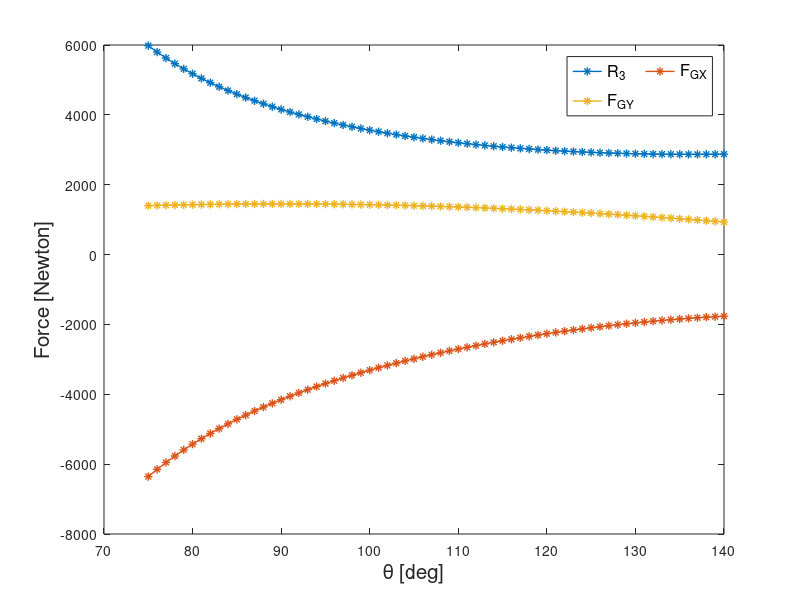
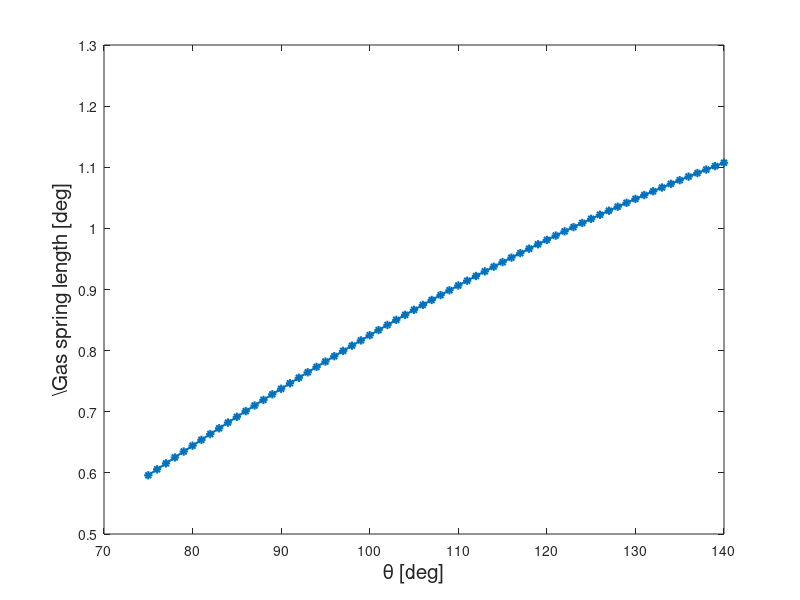
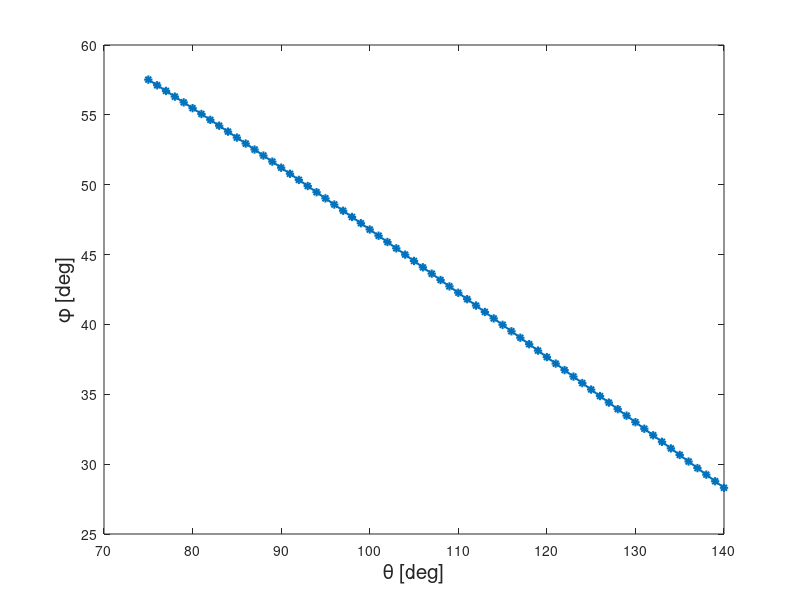
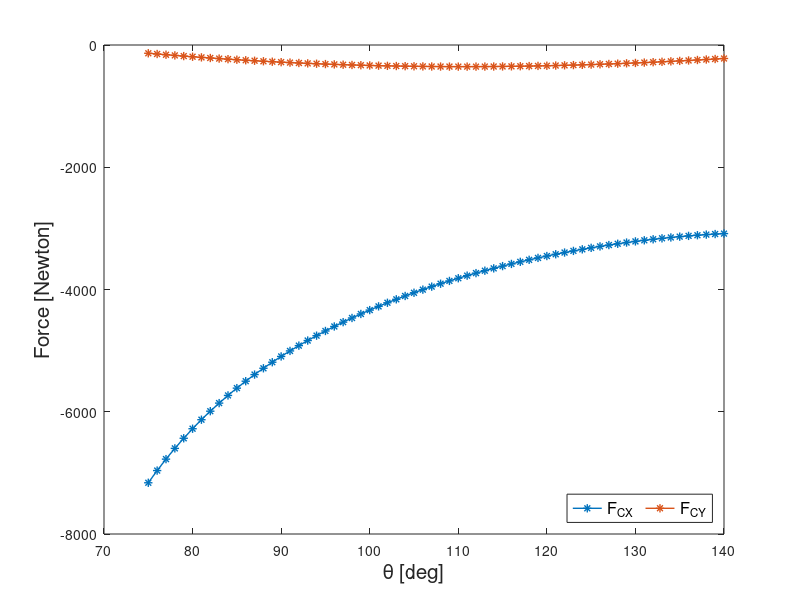

Write MATLAB code to recreate these figures, in order. (Note: this script raises an error after producing the figures.)
clc
clear all
close all
%% Reaction force calculations
Link_length = 0.880;
mg = 250;
Mg = mg+1200;
Seat_offset = 0.30093;
Spring_mount_distance = 0.665;
Spring_orig_distance = 0.60978;
Spring_force = 1500;
Link_distance = 0.15207;
theta = 90+[-15:1:50];
subtend_angle = atand(110/105);
% Moment conservation about G
% Sum(M) => Link_distance x R (downward)*sine(theta-46.33) + Seat_offset x Mg
for i=1:length(theta)
    Reaction_H(i) = Seat_offset*Mg/(Link_distance*sind(theta(i)-subtend_angle));
    %Fx for top four bar connector = 0
    Force_G_X(i) = Mg*cosd(180-theta(i))-Reaction_H(i);
    %Fy for top four bar connector = 0
    Force_G_Y(i) = Mg*sind(180-theta(i));
end


figure(1)
plot(theta,Reaction_H,'*-','LineWidth',1)
hold on
plot(theta,Force_G_X,'*-','LineWidth',1)
plot(theta,Force_G_Y,'*-','LineWidth',1)
xlabel('\theta [deg]','FontSize',15);
ylabel('Force [Newton]','FontSize',15)
legend('{R_3}','F_{GX}','F_{GY}','FontSize',12,'Orientation','Horizontal','Location','northeast','NumColumns',2)
hold off
%Gas spring distances and computing instantaneous length of gas spring
Extra_angle = atand(203/575);
Instantaneous_Length_of_gas_spring = sqrt(Spring_mount_distance^2 + Spring_orig_distance^2-2*Spring_orig_distance*Spring_mount_distance*cosd(theta-Extra_angle));

figure(2)
plot(theta,Instantaneous_Length_of_gas_spring,'*-','LineWidth',1.5)
hold on
xlabel('\theta [deg]','FontSize',15);
ylabel('\Gas spring length [deg]','FontSize',15)
hold off

for i=1:length(theta)
    Phi_angle(i) = asind(Spring_orig_distance*sind(theta(i)-Extra_angle)/Instantaneous_Length_of_gas_spring(i));
end

figure(3)
plot(theta,Phi_angle,'*-','LineWidth',1.5)
hold on
xlabel('\theta [deg]','FontSize',15);
ylabel('\phi [deg]','FontSize',15)
hold off

%Internal reaction forces on the non-truss link
% Sum of force along link = 0
for i = 1:length(theta)
    Force_C_X(i) = Force_G_X(i) - Spring_force*cosd(Phi_angle(i));
    Force_C_Y(i) = Spring_force*sind(Phi_angle(i))-Force_G_Y(i);
end

figure(4)
plot(theta,Force_C_X,'*-','LineWidth',1)
hold on
plot(theta,Force_C_Y,'*-','LineWidth',1)
xlabel('\theta [deg]','FontSize',15);
ylabel('Force [Newton]','FontSize',15)
legend('F_{CX}','F_{CY}','FontSize',12,'Orientation','Horizontal','Location','southeast','NumColumns',2)
hold off

%Torque calculations
% T = mg*(L+so)-Fs*A
for i=1:length(theta)
    Torque(i) = (Mg*(Link_length*cosd(theta(i)-90)+Seat_offset)-Spring_force*Spring_mount_distance*sind(Phi_angle(i)));
    Torque1(i) = Force_G_Y(i)*Link_length-Spring_force*Spring_mount_distance*sind(Phi_angle(i));
end


%Reaction forces on A:
Lac = 0.5905;
Lad = 0.493;
for i=1:length(theta)
    Force_A_X(i) = Reaction_H(i)*cosd(theta(i)-90)+Force_C_X(i)*cosd(90-theta(i))-Force_C_Y(i)*cosd(180-theta(i));
    Force_A_Y(i) = 5000+Reaction_H(i)*sind(theta(i)-90)+Force_C_X(i)*sind(theta(i)-90)-Force_C_Y(i)*sind(180-theta(i));
    Moment_A(i) = Torque1(i)+Lac*Force_C_X(i)*sind(theta(i))+Lac*Force_C_Y(i)*sind(theta(i)-90)+Lad*Reaction_H(i)*sind(theta(i));
end


% 
% 
% figure(5)
% plot(theta,Torque,'*-','LineWidth',1)
% hold on
% plot(theta,Torque1,'*-','LineWidth',1)
% plot(theta,Moment_A,'*-','LineWidth',1)
% xlabel('\theta [deg]','FontSize',15);
% ylabel('Torque [N-m]','FontSize',15)
% legend('T_{theory}','T_{practical}','M_{A}','FontSize',12,'Orientation','Horizontal','Location','southeast','NumColumns',2)
% hold off

figure(6)
plot(theta,Force_A_X,'*-','LineWidth',1)
hold on
plot(theta,Force_A_Y,'*-','LineWidth',1)
xlabel('\theta [deg]','FontSize',15);
ylabel('Force [N]','FontSize',15)
legend('F_{AX}','F_{AY}','FontSize',12,'Orientation','Horizontal','Location','southeast','NumColumns',2)
hold off

[stress_Cpin,pind] = pinfind(Force_C_X,Force_C_Y,3,2);             %0.9 Lx20x3
[stress_Cpin2,pind] = pinfind(Force_C_X,Force_C_Y,4,2);            %1.1 Lx20x4
[stress_Cpin1,pind] = pinfind(Force_C_X,Force_C_Y,2.0,4);          %1.8 Bx32x2.0
[stress_Cpin3,pind] = pinfind(Force_C_X,Force_C_Y,2.6,4);          %2.26 Bx32x2.6
[stress_Cpin4,pind] = pinfind(Force_C_X,Force_C_Y,3.2,4);          %2.69 Bx32x3.2
[stress_Apin,pind] = pinfind(Force_A_X,Force_A_Y,3,4);             %3mm plt
[stress_Apin2,pind] = pinfind(Force_A_X,Force_A_Y,5,4);            %5mm plt
[stress_DHpin,pind] = pinfind(Reaction_H,zeros(size(Reaction_H)),3,2);    %0.9 Lx20x3
[stress_DHpin1,pind] = pinfind(Reaction_H,zeros(size(Reaction_H)),4,2);   %1.1 Lx20x4
[stress_DHpin2,pind] = pinfind(Reaction_H,zeros(size(Reaction_H)),5,2);   %1.8 Lx25x5 
[stress_DHpin3,pind] = pinfind(Reaction_H,zeros(size(Reaction_H)),2.6,4); %2.26 Bx32x2.6

Sy = ones(size(pind))*230/6;

% figure(7)
% plot(pind,Sy,'LineWidth',1)
% hold on
% plot(pind,stress_Cpin,'LineWidth',1)
% plot(pind,stress_Cpin2,'LineWidth',1)
% plot(pind,stress_Cpin1,'LineWidth',1)
% plot(pind,stress_Cpin3,'LineWidth',1)
% plot(pind,stress_Cpin4,'LineWidth',1)
% xlabel('Pin Diameter [mm]','FontSize',15);
% ylabel('Stress [N/mm^{2} or MPa]','FontSize',15)
% legend('\sigma_{Y}/6','\sigma_{pinG_{Lx20x3}}','\sigma_{pinG_{Lx20x4}}','\sigma_{pinG_{Bx32x2}}','\sigma_{pinG_{Bx32x2.6}}','\sigma_{pinG_{Bx32x3.2}}','FontSize',15,'Orientation','Horizontal','Location','northeast','NumColumns',3)
% 
% figure(8)
% plot(pind,Sy,'LineWidth',1)
% hold on
% plot(pind,stress_Apin,'LineWidth',1)
% plot(pind,stress_Apin2,'LineWidth',1)
% xlabel('Pin Diameter [mm]','FontSize',15);
% ylabel('Stress [N/mm^{2} or MPa]','FontSize',15)
% legend('\sigma_{Y}/6','\sigma_{pinA_{3mm-plt}}','\sigma_{pinA_{5mm-plt}}','FontSize',15,'Orientation','Horizontal','Location','northeast','NumColumns',3)
% 
% figure(9)
% plot(pind,Sy,'LineWidth',1)
% hold on
% plot(pind,stress_DHpin,'LineWidth',1)
% plot(pind,stress_DHpin1,'LineWidth',1)
% plot(pind,stress_DHpin2,'LineWidth',1)
% plot(pind,stress_DHpin3,'LineWidth',1)
% xlabel('Pin Diameter [mm]','FontSize',15);
% ylabel('Stress [N/mm^{2} or MPa]','FontSize',15)
% legend('\sigma_{Y}/6','\sigma_{pinDH_{Lx20x3}}','\sigma_{pinDH_{Lx20x4}}','\sigma_{pinDH_{Lx25x5}}','\sigma_{pinDH_{Bx32x2.6}}','FontSize',15,'Orientation','Horizontal','Location','northeast','NumColumns',3)

A_DH = [1.12,1.45,2.16,2.25,2.88];    % L20x3, L20x4, L25x5               
A_CG = [1.12,1.45,2.30,2.88,3.42];
A_AC = [12.2,8.65,9.55,10.1,8.64];    % MCP100, L 90 x 60 x 6, L 100 x 65 x 6, L 100 x 75 x 6, Box 96 x 48 x 3.20, 
for i=1:length(A_DH)
[stress_DH(i,:),Uy,mass_DH(i)] = vonmises(Reaction_H,zeros(size(Reaction_H)),A_DH(i),'MS');   %0.9 Lx20x3
end

for i=1:length(A_CG)
[stress_CG(i,:),Uy,mass_CG(i)] = vonmises(Force_C_X,Force_C_Y,A_CG(i),'MS');
end

for i=1:length(A_AC)
[stress_AC(i,:),Uy,mass_AC(i)] = vonmises(Force_A_X,Force_A_Y,A_AC(i),'MS');
end

mass_DH = mass_DH*0.950;
mass_CG = mass_CG*0.950;
mass_AC = mass_AC*0.60;
% 
% figure(10)
% plot(mass_DH,62.5*ones(size(A_DH)),'LineWidth',1)
% hold on
% plot(mass_DH,36.25*ones(size(A_DH)),'LineWidth',1)
% plot(mass_DH,stress_DH,'LineWidth',1)
% xlabel('Mass [Kg]','FontSize',15);
% ylabel('Stress [MPa]','FontSize',15)
% legend('\sigma_{Axial_{MS}}/4','\sigma_{shear_{MS}}/4','\sigma_{Axial_{DH}}','\sigma_{Shear_{DH}}','FontSize',15,'Orientation','Horizontal','Location','northeast','NumColumns',3)
% 
% 
% figure(11)
% plot(mass_CG,62.5*ones(size(A_CG)),'LineWidth',1)
% hold on
% plot(mass_CG,36.25*ones(size(A_CG)),'LineWidth',1)
% plot(mass_CG,stress_CG,'LineWidth',1)
% xlabel('Mass [Kg]','FontSize',15);
% ylabel('Stress [MPa]','FontSize',15)
% legend('\sigma_{Axial_{MS}}/4','\sigma_{shear_{MS}}/4','\sigma_{Axial_{CG}}','\sigma_{Shear_{CG}}','FontSize',15,'Orientation','Horizontal','Location','northeast','NumColumns',3)
% 
% figure(12)
% plot(mass_AC,Uy*ones(size(A_AC)),'LineWidth',1)
% hold on
% plot(mass_AC,36.25*ones(size(A_AC)),'LineWidth',1)
% plot(mass_AC,stress_AC,'LineWidth',1)
% xlabel('Mass [Kg]','FontSize',15);
% ylabel('Stress [MPa]','FontSize',15)
% legend('\sigma_{Axial_{MS}}/4','\sigma_{shear_{MS}}/4','\sigma_{Axial_{AC}}','\sigma_{Shear_{AC}}','FontSize',15,'Orientation','Horizontal','Location','northeast','NumColumns',3)


function [stress,pindia] = pinfind(Fx,Fy,Thickness,no_of_contact)

pindia = [5:1:25];
for i=1:length(Fx)
    Resultant(i) = sqrt(Fx(i)*Fx(i)+Fy(i)*Fy(i));
end

F = max(Resultant);
for i=1:length(pindia)
stress(i) = F/(no_of_contact*Thickness*pindia(i));
end

end


function [Sv,Sy1,kgm] = vonmises(Fa,Fs,A,material)
    switch material
        case 'Al'
            rho = 2630;
            G = 26;
            Sy = (230*230+130*130-230*130)/(6*G);
        case 'MS'
            rho = 7860;
            G = 77.2;
            Sy = (250*250+145*145-250*145)/(6*G);
        case 'SS'
            rho = 7920;
            G = 75;
            Sy = (260*260+150*150-260*150)/(6*G);
    end
    
    Sa = max(abs(Fa))/(A*100);
    Ss = max(abs(Fs))/(A*100);
%   Sv = (Sa*Sa+Ss*Ss-Sa*Ss)/(6*G);
    Sv = [Sa;Ss];
    Sy1 = Sy;
    kgm = rho*A*1/10000;
end


